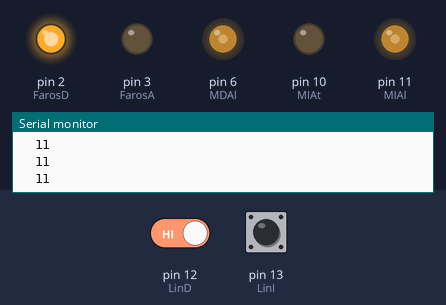
Simulated run of this sketch. Board: Arduino Uno, built with avr-gcc and run on an emulated ATmega328P. Shown: output pins drawn as LEDs (lit = HIGH), the last lines printed to the serial monitor. The test bench sets the inputs (shaded band); at power-on: pin 12 (LinD) HIGH, pin 13 (LinI) HIGH.

Above: at 1.2 s.
1.3 s: pin 12 (LinD) driven LOW
At 2.1 s:
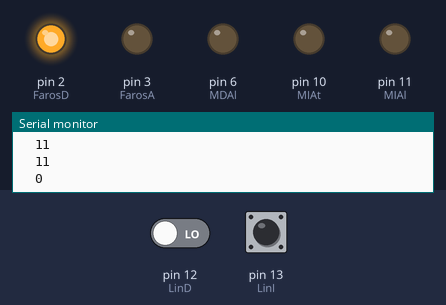
At 5.6 s:
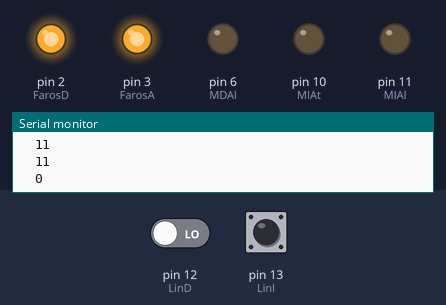
Timing chart, 0 to 12.8 s (numbered marks = the images above; inputs shaded):
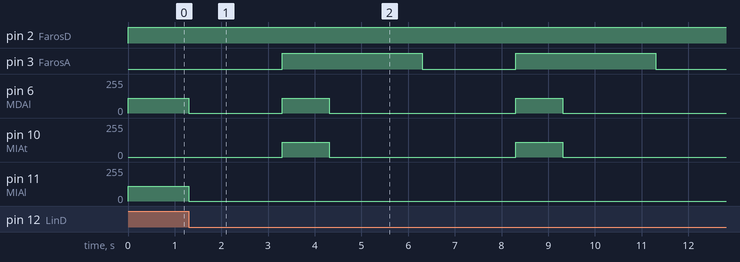

Measured:
- after the input at 1.3 s, pin 3 (FarosA): alternates HIGH for 3.0 s and LOW for 2.0 s, starting after 2.0 s; pin 6 (MDAl): goes 0/255 2.0 s, 110/255 1.0 s, 0/255 4.0 s, 110/255 1.0 s, then 0/255, starting at once; pin 10 (MIAt): alternates 110/255 for 1.0 s and 0/255 for 4.0 s, starting after 2.0 s; pin 11 (MIAl): 110/255 → 0/255 at once

The sketch:

Valla.ino
```cpp
int LinI=13;
int LinD=12;
bool LuzI=0;
bool LuzD=0;
int FarosD=2;
int FarosA=3;
int MDAl=6;
int MIAl=11;
int VM=110;
int MIAt=10;
int MDAt=5;

void setup() {

Serial.begin(9600);
pinMode(LinI,INPUT);
pinMode(LinD,INPUT);
pinMode(FarosD,OUTPUT);
pinMode(FarosA,OUTPUT);

}

void loop() {

digitalWrite(FarosD,HIGH);
analogWrite(MDAl,VM);
analogWrite(MIAl,VM);

LuzI=digitalRead(LinI);
Serial.println(LuzI);
Serial.print("  ");
LuzD=digitalRead(LinD);
Serial.print(LuzD);

if(LuzI==0||LuzD==0){

analogWrite(MDAl,0);
analogWrite(MIAl,0);
delay(2000);
digitalWrite(FarosA,HIGH);
analogWrite(MIAt,VM);
analogWrite(MDAl,VM);
delay(1000);
analogWrite(MIAt,0);
analogWrite(MDAl,0);
delay(2000);
digitalWrite(FarosA,LOW);
}


}
```
